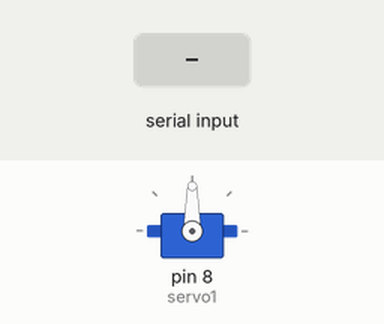
This sketch was run on a simulated Arduino Uno, built with avr-gcc and run on an emulated ATmega328P. Shown: servo. The inputs (shaded band) are chosen by the test bench. What the sketch prints to the serial monitor is not drawn.

Above: at 1.2 s.
1.3 s: "30,150\n" received over Serial
At 2.3 s:
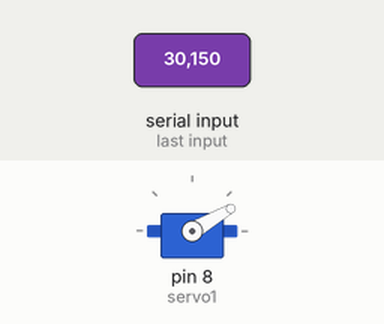
2.8 s: "5\n" received over Serial
At 3.6 s:
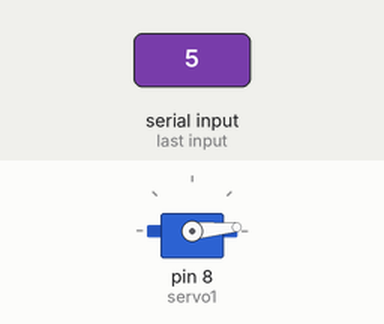
4.3 s: "200\n" received over Serial
At 5.7 s:
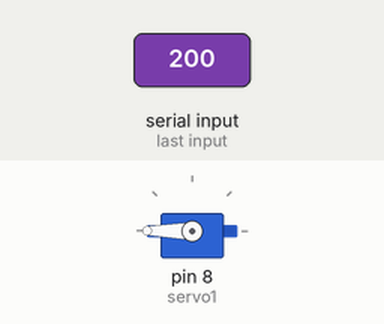
Timing chart, 0 to 7.3 s (numbered marks = the images above; inputs shaded):
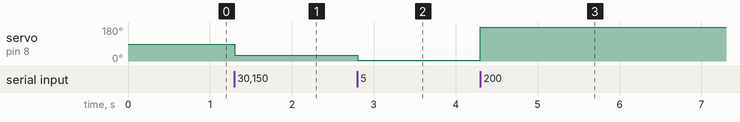

The sketch:

boat.ino
```cpp
// necessary to control servo motor(s)
#include <Servo.h>

// servo object, could create an array if you need multiple
Servo servo1;

void setup()
{
	// initiate serial comms w host computer
	// be sure both of the baud rates match
  Serial.begin(115200);

	// tell arduino which pin the servo is on
  servo1.attach(8);
}


void loop()
{
	// if there is any new data coming in on serial...
  while (Serial.available() > 0)
  {

    // currently i'm using a carriage return
    // after sending data, so check for that
    // before proceeding

    // read the first integer
    String incString = Serial.readStringUntil(10);
    int incoming = incString.toInt();

		// write the angle change to the servo and echo the value
		// so the host program can be sure all is well
    servo1.write(incoming);
    Serial.write(incoming);
  }

  delay(10);
}
```

Measured:
- after the input at 1.3 s, servo on pin 8 (servo1): 90° → 30° at once
- after the input at 2.8 s, servo on pin 8 (servo1): 30° → 5° at once
- after the input at 4.3 s, servo on pin 8 (servo1): 5° → 180° at once
